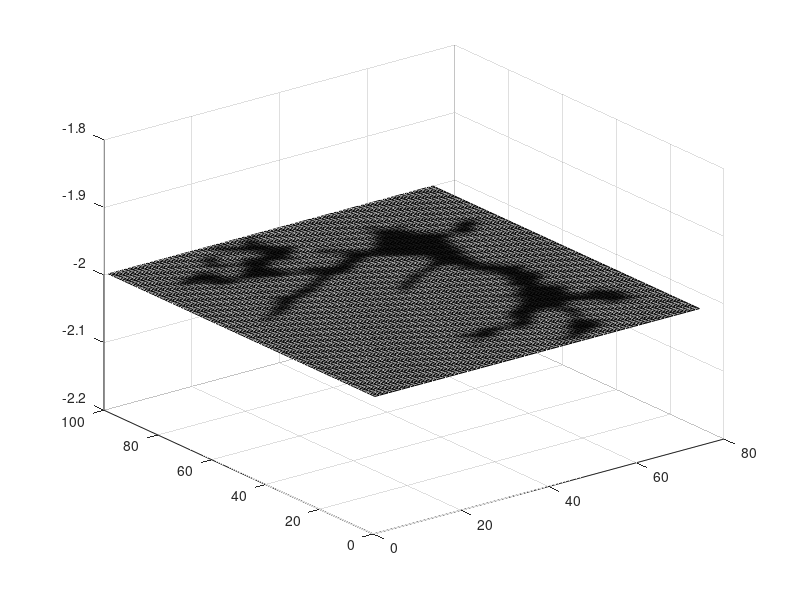

Source code (MATLAB): (Note: this script raises an error after producing the figure.)
close all;
clear all;

% [datOrg1,maxImg1] = io.readTiffSeq('D:\AVG_ExVivoSuppRaw (1).tif');
load('mask.mat');
load('Example_dat.mat');
T0 = 30;
[H0,W0] = size(mask);
% im(im>1) = 1;
% im(~mask) = 0.3;
% im(mask) = 1;
% im = imgaussfilt(im,1);
% datSel = repmat(im,1,1,T0);
datSel = zeros(H0,W0,T0);
%% 
for t = 1:T0
    curIm = zeros(H0,W0);
    curIm(mask) = 0.9;%exp(-t/5)/0.9*0.4+0.6;
    curIm(~mask) = 0.3;
    curIm = imgaussfilt(curIm,1);
    datSel(:,:,t) = curIm;
end

%% Draw
f = figure('Position',[100,100,1000,500]);
axRaw = axes(f);
datSel = flipud(datSel);
for ii=1:T0
    % raw data and events
    img0 = 1-datSel(:,:,ii);
    imgx = cat(3,img0,img0,img0);
    alphaMap = ones(H0,W0)*0.2;
    %%
    [gX,gY,gZ] = meshgrid(1:W0,1:H0,-ii*2);
%     if(ii>5)
%         gX = gX + randi([0,10]);
%         gY = gY + randi([0,10]);
%     end
    s = surf(axRaw,gX,gY,gZ,imgx);hold on
    s.AlphaData = alphaMap;
    s.AlphaDataMapping = 'none';
    s.FaceAlpha = 'flat';
    s.EdgeColor = 'none'; 
end

pbaspect([W0 H0 W0*5])
axRaw.CameraUpVector = [0 1 0];
campos([1158,596 52]);
axis off